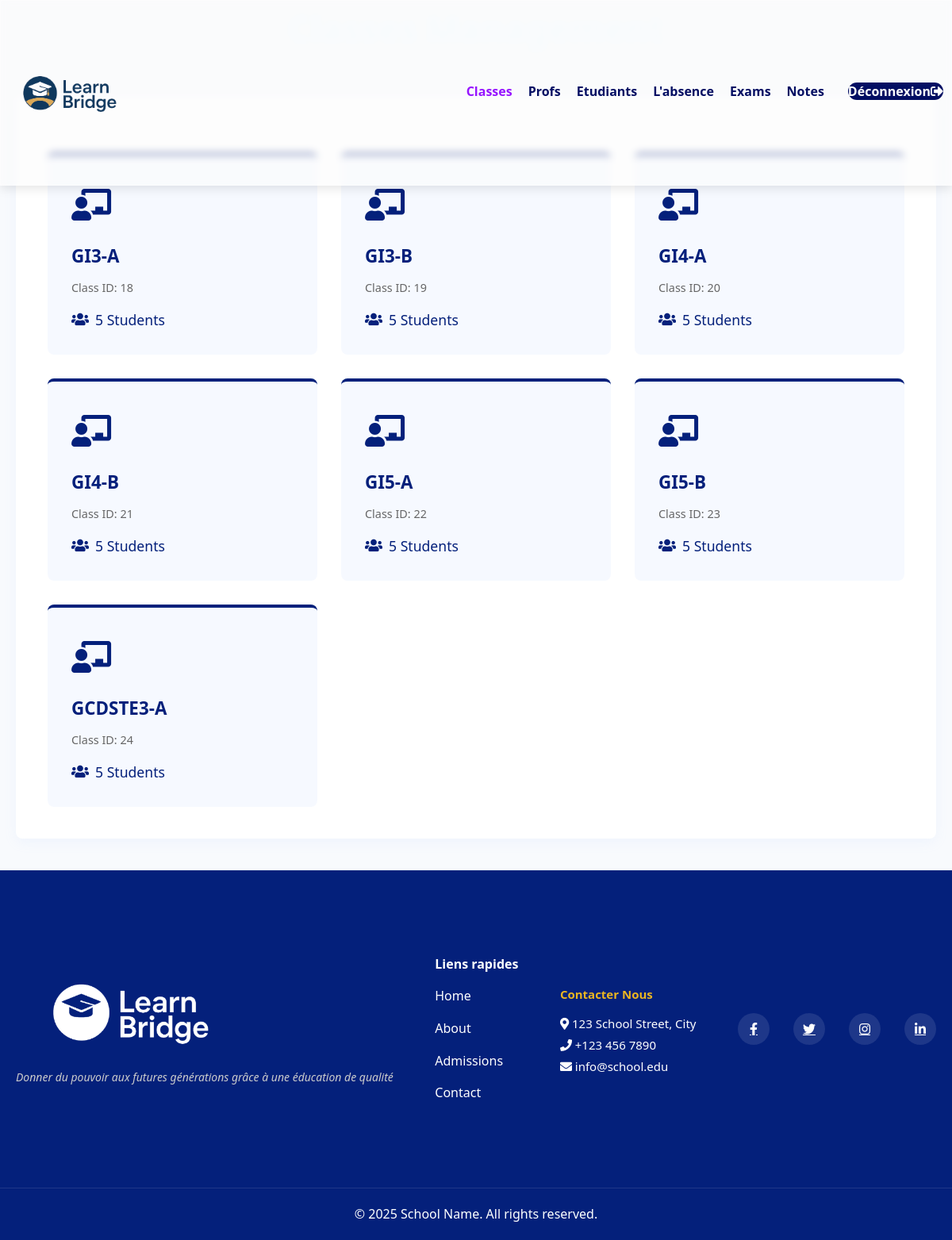
Screenshot of /app/views/admin/classes.php with the database file from the repository.
### tables this page shows
CREATE TABLE `classes` (
  `id` int(11) NOT NULL,
  `name` varchar(100) NOT NULL,
  `school_id` int(11) DEFAULT NULL,
  `grade` varchar(50) NOT NULL
);

### app/views/admin/classes.php (the view, shortened to what this page needs)
<?php
$conn = new mysqli("localhost", "root", "", "school_db", 3306);
function getClassesWithStudents($conn) {
    $sql = "SELECT c.id, c.name, COUNT(sc.student_id) as student_count
            FROM classes c
            LEFT JOIN student_class sc ON sc.class_id = c.id
            GROUP BY c.id";
    $result = $conn->query($sql);
    $classes = [];
    while ($row = $result->fetch_assoc()) {
        $classes[] = $row;
    }
    return $classes;
}
$classes = getClassesWithStudents($conn);
$selected_class_id = isset($_GET['class_id']) ? (int)$_GET['class_id'] : null;
?>
<!DOCTYPE html>
<html lang="en">
<head>
    <link rel="stylesheet" href="../style.css">
    <link rel="stylesheet" href="https://cdnjs.cloudflare.com/ajax/libs/font-awesome/5.15.3/css/all.min.css">
</head>
<body>
    <nav>
        <div class="logo-container">
            <img src="../images/logo.png" alt="School Logo">
        </div>
        <div class="nav-links">
            <ul>
                <li><a href="classes.php" style="color: rgb(150, 20, 255)">Classes</a></li>
                <li><a href="teacher.php">Profs</a></li>
                <li><a href="students.php">Etudiants</a></li>
                <li><a href="admin_absences.php">L'absence</a></li>
                <li><a href="exams.php">Exams</a></li>
                <li><a href="notes.php">Notes</a></li>
                <li><a href="logout.php" class="login-btn">Déconnexion<i class="fas fa-sign-out-alt"></i></a></li>
            </ul>
        </div>
    </nav>
    <main class="classes-section">
        <div class="classes-header">
            <h1 style="color: aliceblue">Classes Management</h1>
        </div>
        <div class="classes-container">
            <div class="classes-grid">
                <?php foreach ($classes as $class): ?>
                    <a href="classes.php?class_id=<?php echo $class['id']; ?>" class="class-card <?php echo $selected_class_id == $class['id'] ? 'active' : ''; ?>">
                        <div class="class-icon">
                            <i class="fas fa-chalkboard-teacher"></i>
                        </div>
                        <div class="class-name"><?php echo htmlspecialchars($class['name']); ?></div>
                        <div class="class-meta">
                            Class ID: <?php echo $class['id']; ?>
                        </div>
                        <div class="student-count">
                            <i class="fas fa-users"></i>
                            <?php echo $class['student_count']; ?> Students
                        </div>
                    </a>
                <?php endforeach; ?>
            </div>
        </div>
    </main>
    <footer>
        <div class="footer-content">
            <div class="footer-logo">
                <img src="../images/logo.png" alt="School Logo">
                <p>Donner du pouvoir aux futures générations grâce à une éducation de qualité</p>
            </div>
            <div class="footer-links">
                <h4>Liens rapides</h4>
                <a href="#">Home</a>
                <a href="#">About</a>
                <a href="#">Admissions</a>
                <a href="#">Contact</a>
            </div>
            <div class="footer-contact">
                <h4>Contacter Nous</h4>
                <p><i class="fas fa-map-marker-alt"></i> 123 School Street, City</p>
                <p><i class="fas fa-phone"></i> +123 456 7890</p>
                <p><i class="fas fa-envelope"></i> info@school.edu</p>
            </div>
            <div class="footer-social">
                <a href="#"><i class="fab fa-facebook-f"></i></a>
                <a href="#"><i class="fab fa-twitter"></i></a>
                <a href="#"><i class="fab fa-instagram"></i></a>
                <a href="#"><i class="fab fa-linkedin-in"></i></a>
            </div>
        </div>
        <div class="footer-copyright">
            <p>&copy; <?= date('Y') ?> School Name. All rights reserved.</p>
        </div>
    </footer>
</body>
</html>

### app/views/style.css (style rules this page uses)
* { margin: 0; padding: 0; box-sizing: border-box; font-family: 'Segoe UI', Tahoma, Geneva, Verdana, sans-serif; }
html { scroll-behavior: smooth; }
body { background-color: #f9f9f9; color: #333; line-height: 1.6; }
nav { display: flex; justify-content: space-between; align-items: center; background-color: rgba(252, 252, 252, 0.6); backdrop-filter: blur(5px); -webkit-backdrop-filter: blur(5px); position: fixed; width: 100%; height: 15%; z-index: 1000; box-shadow: 0 4px 12px rgba(0, 0, 0, 0.1); border: 1px solid rgba(255, 255, 255, 0.1); }
.logo-container { align-items: center; height: 100%; border-radius: 5px; display: flex; align-items: center; justify-content: center; }
nav img { width: 180px; height: auto; transition: transform 0.3s; }
.nav-links { flex: 1; text-align: right; }
.nav-links ul { display: flex; justify-content: flex-end; }
.nav-links ul li { list-style: none; position: relative; }
.nav-links ul li::after { content: ''; width: 0%; height: 2px; background-color: #053587d4; display: block; margin: auto; transition: width 0.5s; }
.nav-links ul li a { text-decoration: none; color: #030e63; font-size: 16px; font-weight: 600; transition: color 0.3s ease; }
.login-btn { background: #030e63; color: white !important; border-radius: 20px; margin-left: 10px; transition: all 0.3s; }
footer { background: #04207b; color: white; padding: 50px 0 20px; }
.footer-content { max-width: 1200px; height: 300px; margin: 0 auto; padding: 0 20px; display: flex; flex-wrap: wrap; align-items: center; gap: 40px; justify-content: space-between; }
.footer-logo img { width: 300px; filter: brightness(0) invert(1); }
.footer-logo p { font-size: 14px; color: #cccccc; font-style: italic; margin-top: 10px; }
.footer-links { display: flex; flex-direction: column; gap: 15px; }
.footer-links a { color: white; text-decoration: none; transition: color 0.3s; }
.footer-social { display: flex; justify-content: flex-end; gap: 30px; }
.footer-social a { color: white; background: rgba(255,255,255,0.1); width: 40px; height: 40px; border-radius: 50%; display: flex; align-items: center; justify-content: center; transition: all 0.3s; }
.footer-contact { margin-top: 5px; color: white; font-size: 15px; line-height: 1.8; }
.footer-contact h4 { margin-bottom: 10px; font-weight: bold; color: #ebb521; }
.footer-copyright { text-align: center; margin-top: 50px; padding-top: 20px; border-top: 1px solid rgba(255,255,255,0.1); }
.nav-links ul { display: flex; gap: 10px; }
body { font-family: 'Poppins', 'Segoe UI', sans-serif; margin: 0; padding: 0; }
.nav-links ul { list-style-type: none; margin: 0; padding: 0; display: flex; }
.nav-links li { margin-right: 10px; }
body { margin: 0; font-family: 'Poppins', sans-serif; background: #f8fafd; color: #333; }
.students-section, .logo-container { margin:auto; }
.classes-section, .logo-container { margin:auto; }
.student-management, .logo-container { margin:auto; }
.dashboard-section, .logo-container { margin: auto; }
.classes-section { max-width: 1200px; padding: 0 20px; }
.classes-header { text-align: center; margin-bottom: 50px; }
.classes-header h1 { font-size: 2.8rem; color: #04207b; margin-bottom: 10px; font-weight: 700; }
.classes-container { background-color: white; padding: 40px; border-radius: 8px; box-shadow: 0 5px 15px rgba(170, 197, 251, 0.1); margin-bottom: 40px; }
.classes-grid { display: grid; grid-template-columns: repeat(auto-fill, minmax(280px, 1fr)); gap: 30px; margin-top: 30px; }
.class-card { background-color: rgba(170, 197, 251, 0.1); padding: 30px; border-radius: 8px; border-top: 4px solid #04207b; transition: all 0.3s ease; text-decoration: none; color: #333; }
.class-icon { font-size: 2.5rem; color: #04207b; margin-bottom: 15px; }
.class-name { font-size: 1.4rem; color: #04207b; margin-bottom: 10px; font-weight: 600; }
.class-meta { font-size: 0.9rem; color: #666; margin-bottom: 15px; }
.student-count { display: flex; align-items: center; gap: 8px; font-size: 1.1rem; color: #04207b; font-weight: 500; }

### rows the page displays
classes: name "GI3-A", id "18", student_count "5"
classes: name "GI3-B", id "19", student_count "5"
classes: name "GI4-A", id "20", student_count "5"
classes: name "GI4-B", id "21", student_count "5"
classes: name "GI5-A", id "22", student_count "5"
classes: name "GI5-B", id "23", student_count "5"
classes: name "GCDSTE3-A", id "24", student_count "5"
